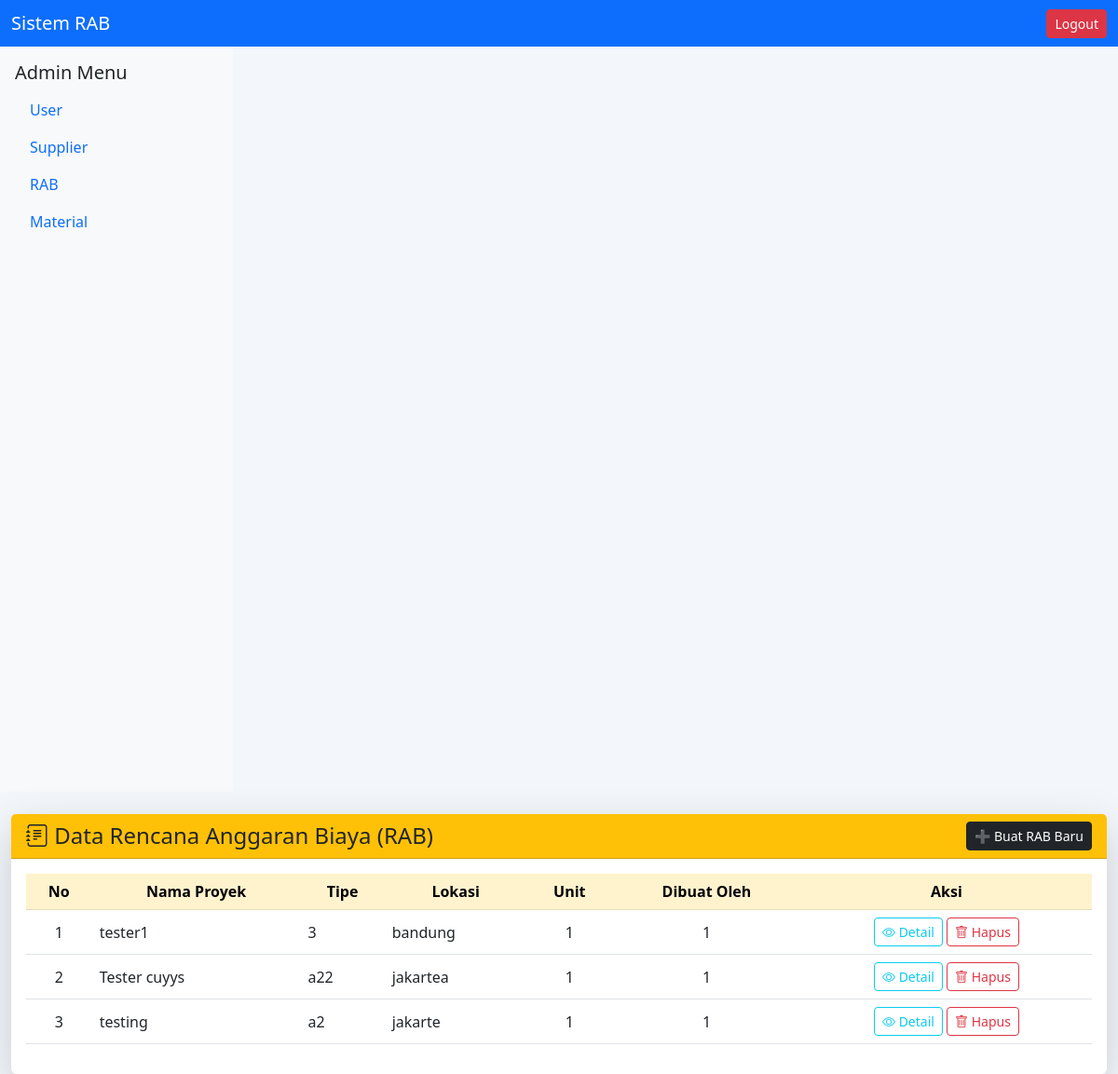
The page /rab/rab.php (signed in) on the database as committed earlier.
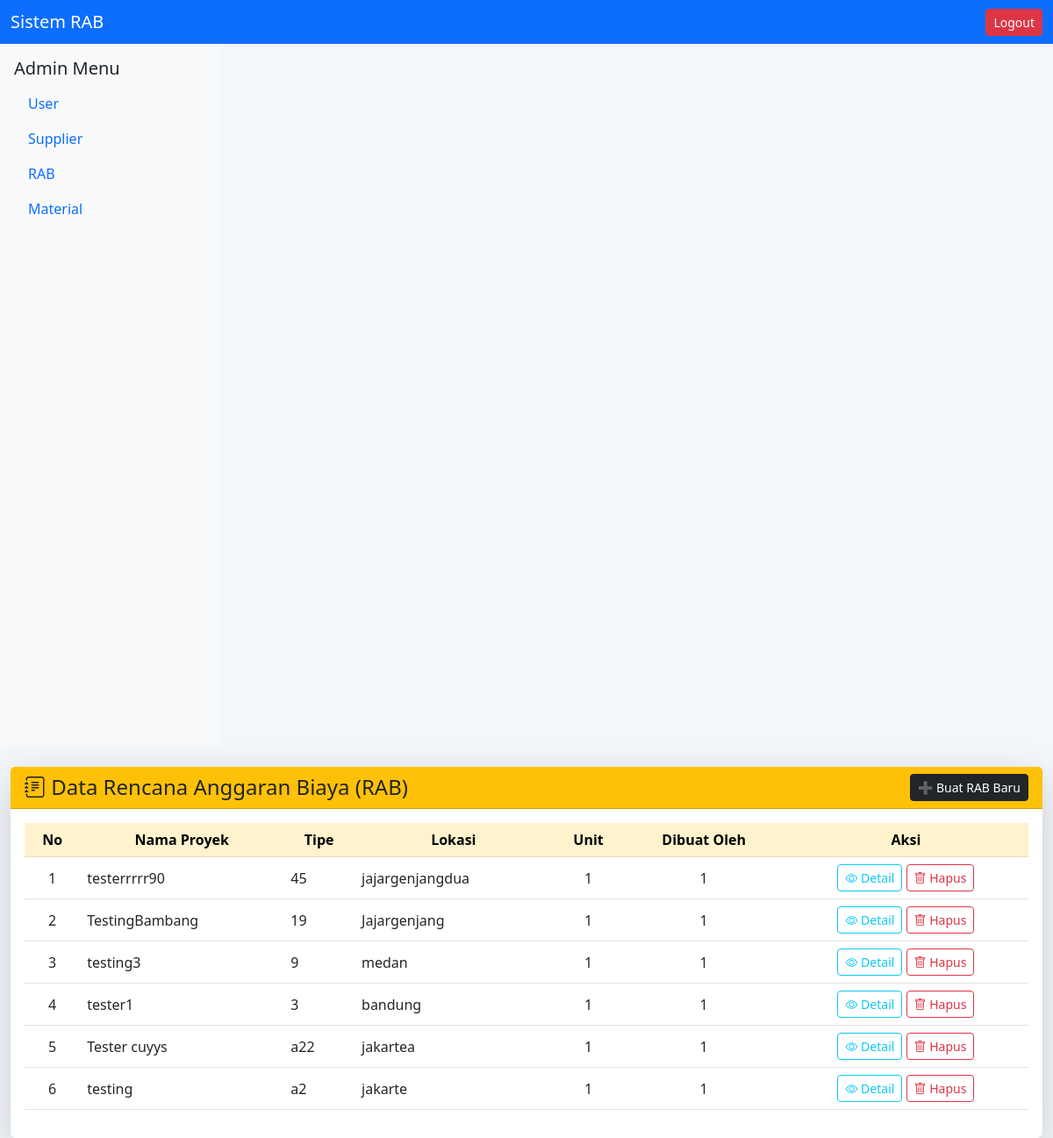
The same page on the database as committed later.
### tables this page shows
CREATE TABLE `rab` (
  `id_rab` varchar(50) NOT NULL,
  `id_user` int(11) DEFAULT NULL,
  `project_name` varchar(100) DEFAULT NULL,
  `unit` int(11) DEFAULT NULL,
  `type` varchar(50) DEFAULT NULL,
  `location` varchar(100) DEFAULT NULL,
  `notes` text DEFAULT NULL,
  `additional_info` text DEFAULT NULL,
  `jumlahTotal` int(11) DEFAULT 0,
  `pembulatan` int(11) DEFAULT 0,
  `permeterpersegi` int(11) DEFAULT 0,
  `timestamps` timestamp NOT NULL DEFAULT current_timestamp(),
  `created_at` timestamp NOT NULL DEFAULT current_timestamp()
);

### rab/rab.php (the view, shortened to what this page needs)
<?php
include '../config/database.php';
include '../partials/header.php';
include '../partials/sidebar.php';
$result = mysqli_query($conn, "SELECT * FROM rab ORDER BY created_at DESC");
?>
<!DOCTYPE html>
<html lang="id">
<head>
  <link href="https://cdn.jsdelivr.net/npm/bootstrap@5.3.0/dist/css/bootstrap.min.css" rel="stylesheet">
  <link href="https://cdn.jsdelivr.net/npm/bootstrap-icons@1.11.1/font/bootstrap-icons.css" rel="stylesheet">
</head>
<body style="background-color:#f3f6fa;">
<div class="container-fluid mt-4">
  <div class="card shadow-lg border-0">
    <div class="card-header bg-warning text-dark d-flex justify-content-between align-items-center">
      <h4 class="mb-0"><i class="bi bi-journal-text"></i> Data Rencana Anggaran Biaya (RAB)</h4>
      <a href="createrab.php" class="btn btn-dark btn-sm">
        ➕ Buat RAB Baru
      </a>
    </div>
    <div class="card-body">
      <div class="table-responsive">
        <table class="table table-hover align-middle">
          <thead class="table-warning text-center">
            <tr>
              <th>No</th>
              <th>Nama Proyek</th>
              <th>Tipe</th>
              <th>Lokasi</th>
              <th>Unit</th>
              <th>Dibuat Oleh</th>
              <th>Aksi</th>
            </tr>
          </thead>
          <tbody>
            <?php $no=1; while($r=mysqli_fetch_assoc($result)): ?>
              <tr>
                <td class="text-center"><?= $no++ ?></td>
                <td><?= htmlspecialchars($r['project_name']) ?></td>
                <td><?= htmlspecialchars($r['type']) ?></td>
                <td><?= htmlspecialchars($r['location']) ?></td>
                <td class="text-center"><?= $r['unit'] ?></td>
                <td class="text-center"><?= $r['id_user'] ?></td>
                <td class="text-center">
                  <a href="detailrab.php?id=<?= $r['id_rab'] ?>" class="btn btn-sm btn-outline-info">
                    <i class="bi bi-eye"></i> Detail
                  </a>
                  <a href="?delete=<?= $r['id_rab'] ?>"
                     onclick="return confirm('Hapus RAB ini?')"
                     class="btn btn-sm btn-outline-danger">
                     <i class="bi bi-trash"></i> Hapus
                  </a>
                </td>
              </tr>
            <?php endwhile; ?>
          </tbody>
        </table>
      </div>
    </div>
  </div>
</div>
</body>
</html>

Rows that differ between the two databases and show on the page:
added rab: project_name "testerrrrr90", type "45", location "jajargenjangdua", unit "1", id_user "1"
added rab: project_name "TestingBambang", type "19", location "Jajargenjang", unit "1", id_user "1"
added rab: project_name "testing3", type "9", location "medan", unit "1", id_user "1"
